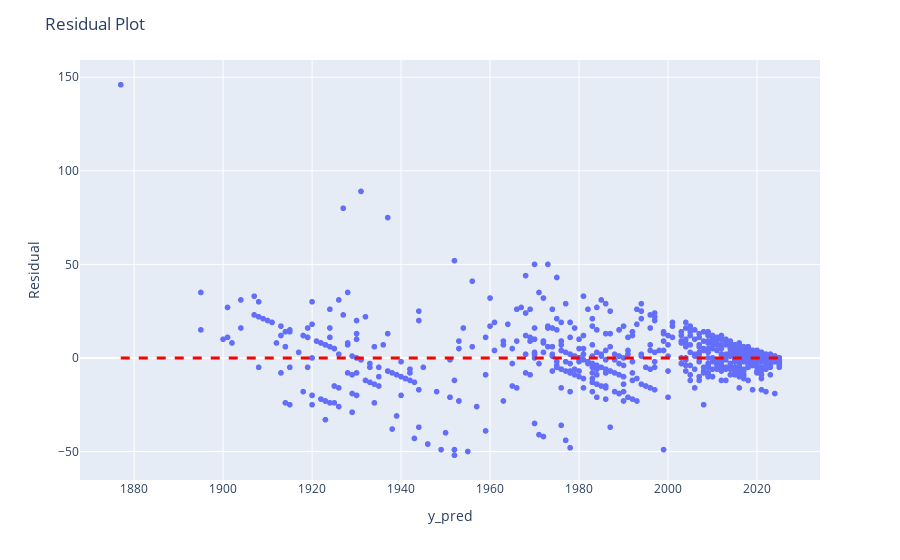

The cell this chart's notebook holds for it:
### Code cell
# predicting values 
y_pred = nn_model.predict(X_test_scaled)
y_pred = np.round(y_pred)

y_pred[y_pred > 2025] = 2025

# calculating metrics
r2 = r2_score(y_test, y_pred)
mae = mean_absolute_error(y_test, y_pred)

# show metrics
print("R2: {:.2f}".format(r2))
print("MAE: {:.2f}".format(mae))

# #create residual plot
residuals = y_test - y_pred.flatten()

nn_fig = px.scatter(x=y_pred.flatten(), y=residuals, labels={'x':'y_pred', 'y':'residual'})

nn_fig.add_shape(type='line',
              x0=y_pred.flatten().min(), x1=y_pred.flatten().max(),
              y0=0, y1=0,
              line=dict(color='red', width=3, dash='dash'))

nn_fig.update_traces(texttemplate='%{y:.2f}', textposition='top center', hovertemplate='Predicted build year: %{x:.2f} <br> residual: %{y:.2f}')

nn_fig.update_layout(title='Residual Plot', xaxis_title='y_pred', yaxis_title='Residual')

nn_fig.show()

### Figure 1 — Plotly figure (JSON) as saved in the notebook; plotly's stock layout.template omitted (floating-point values rounded to 4 significant figures; data arrays with more than 128 entries replaced by an {"elided": "..."} marker saying what was removed)
{"data": [{"hovertemplate": "Predicted build year: %{x:.2f} <br> residual: %{y:.2f}", "legendgroup": "", "marker": {"color": "#636efa", "symbol": "circle"}, "mode": "markers", "name": "", "showlegend": false, "textposition": "top center", "texttemplate": "%{y:.2f}", "type": "scattergl", "x": {"elided": "1518 int values"}, "xaxis": "x", "y": {"elided": "1518 int values"}, "yaxis": "y"}], "layout": {"legend": {"tracegroupgap": 0}, "margin": {"t": 60}, "shapes": [{"line": {"color": "red", "dash": "dash", "width": 3}, "type": "line", "x0": 1877, "x1": 2025, "y0": 0, "y1": 0}], "title": {"text": "Residual Plot"}, "xaxis": {"anchor": "y", "domain": [0, 1], "title": {"text": "y_pred"}}, "yaxis": {"anchor": "x", "domain": [0, 1], "title": {"text": "Residual"}}}}
